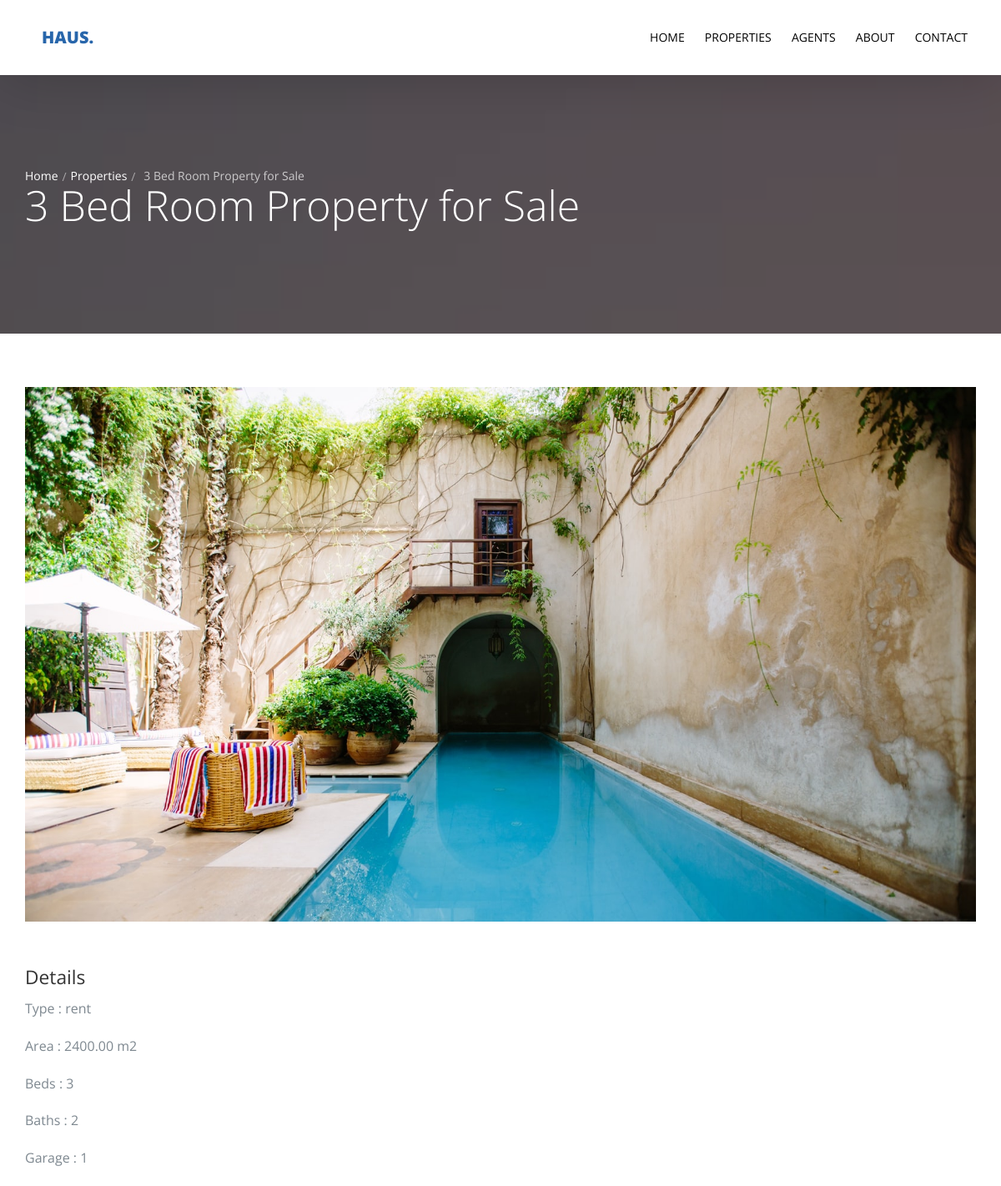
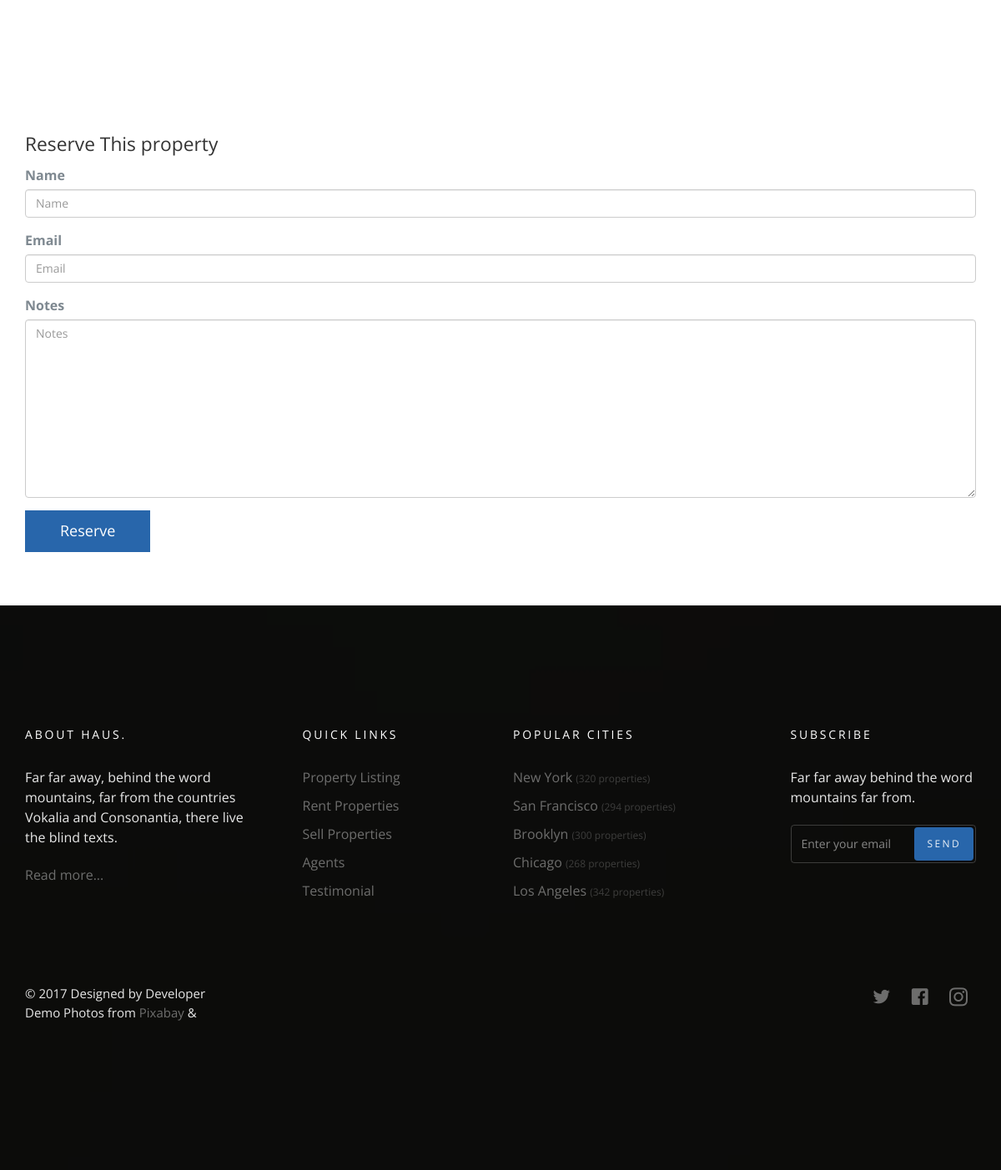
/property/1, run on the app's committed database (2 pictures, top to bottom).
### property/models.py (models this page shows)
class Property(models.Model):
    name = models.CharField(max_length=50)
    property_type = models.CharField(choices=property_type, max_length=10)
    price = models.PositiveIntegerField()
    category = models.ForeignKey('Category', null=True, on_delete=models.SET_NULL)
    area = models.DecimalField(decimal_places=2, max_digits=8)
    beds_number = models.PositiveIntegerField()
    baths_number = models.PositiveIntegerField()
    garages_number = models.PositiveIntegerField()
    image = models.ImageField(upload_to='property/' , null=True)
    location = models.CharField(max_length=50 , null=True)
    def __str__(self):
        return self.name
    class Meta:
        verbose_name = 'Property'
        verbose_name_plural = 'Properties'

### property/views.py (the view)
# urls.py: path('<int:id>' , views.property_detail , name='property_detail'),
def property_detail(request , id):
    property_detail = Property.objects.get(id=id)
    template = 'property/detail.html'
    if request.method == 'POST':
        reserve_form = ReserveForm(request.POST)
        if reserve_form.is_valid():
            reserve_form.save()
    else:
        reserve_form = ReserveForm()
    context = {
        'property_detail' : property_detail ,
        'reserve_form' : reserve_form
    }
    return render(request , template , context)

### property/forms.py
class ReserveForm(forms.ModelForm):
    class Meta :
        model = Reserve
        fields = '__all__'

### property/templates/property/detail.html (shortened to what this page needs)
{% extends 'base.html' %}
{% load bootstrap4 %}
{% block body %}
  <section class="probootstrap-slider flexslider2 page-inner">
    <div class="overlay"></div>
    <div class="probootstrap-wrap-banner">
      <div class="container">
        <div class="row">
          <div class="col-md-8">
            <div class="page-title probootstrap-animate">
              <div class="probootstrap-breadcrumbs">
                <a href="/">Home</a><span><a href="{% url 'property:property_list'%}">Properties</a></span>{{property_detail}}
              </div>
              <h1>{{property_detail}}</h1>
            </div>
          </div>
        </div>
      </div>
    </div>
    <ul class="slides">
      <li style="background-image: url(img/slider_1.jpg);"></li>
    </ul>
  </section>
  <section class="probootstrap-section">
    <div class="container">
      <div class="row">
        <div class="col-md-12">
          <p><img src="{{property_detail.image.url}}" class="img-responsive" title="{{property}}"></p>
        </div>
      </div>
      <div class="row">
        <div class="col-md-12">
          <h2>Details</h2>
          <p>Type : {{property_detail.property_type}}</p>
          <p>Area : {{property_detail.area}} m2</p>
          <p>Beds : {{property_detail.beds_number}}</p>
          <p>Baths : {{property_detail.baths_number}}</p>
          <p>Garage : {{property_detail.garages_number}}</p>
        </div>
      </div>
    </div>
  </section>
  <section class="probootstrap-section">
    <div class="container">
      <div class="row">
        <div class="col-md-12">
          <h2>Reserve This property</h2>
          <form action="" method="POST">
            {% bootstrap_form reserve_form %}
            {% buttons %}
              <button type="submit" class="btn btn-primary">Reserve</button>
            {% endbuttons %}
          </form>
        </div>
      </div>
    </div>
  </section>
{% endblock body %}

### data on the page
Property: name "3 Bed Room Property for Sale", image (picture), property_type "rent", area "2400.00", beds_number "3", baths_number "2", garages_number "1"
